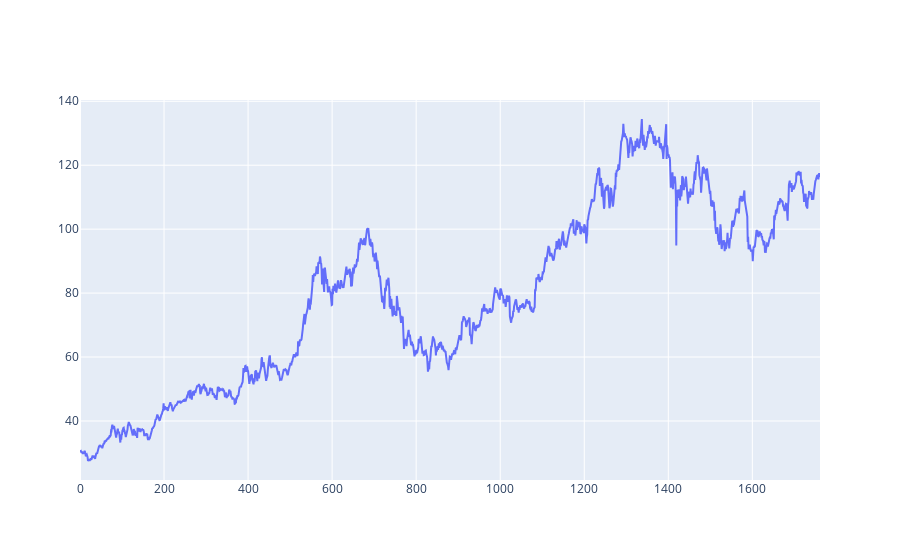

Here is the notebook cell this chart was saved with:
### Code cell
import numpy as np
import pandas as pd
import plotly.graph_objects as go


# import all stock prices 
data = pd.read_csv(r"C:\Neha\kaggle Projects\Git hub\Finance\Dataset\prices-split-adjusted.csv", index_col = 0)

data.head(5)

data.info()


print("unique shares:", len(data["symbol"].value_counts()))

data.describe()

### Figure 1 — Plotly figure (JSON) as saved in the notebook; plotly's stock layout.template omitted (floating-point values rounded to 4 significant figures; data arrays with more than 128 entries replaced by an {"elided": "..."} marker saying what was removed)
{"data": [{"name": "open", "type": "scatter", "y": {"elided": "1762 float values"}}], "layout": {}}
